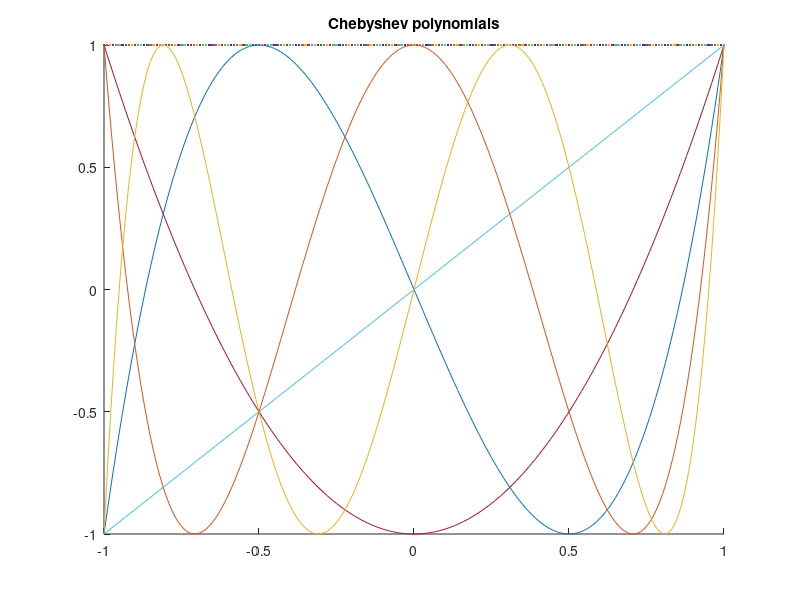

The MATLAB source for this figure:
T = @(n, t) cos(n * acos(t));
t = -1:0.01:1;


%plot(t, T(1, t));
%plot(t, T(2, t));
%plot(t, T(3, t));

n = input('What is n?');
x = -1:0.01:1;

T0 = 1;
T1 = x;

hold on;
title('Chebyshev polynomials');
plot(x,T0);
plot(x,T1);

for i = 2 : n
  T2 = 2.*x.*T1 - T0;
  plot(x,T2);
  T0 = T1;
  T1 = T2;
end
